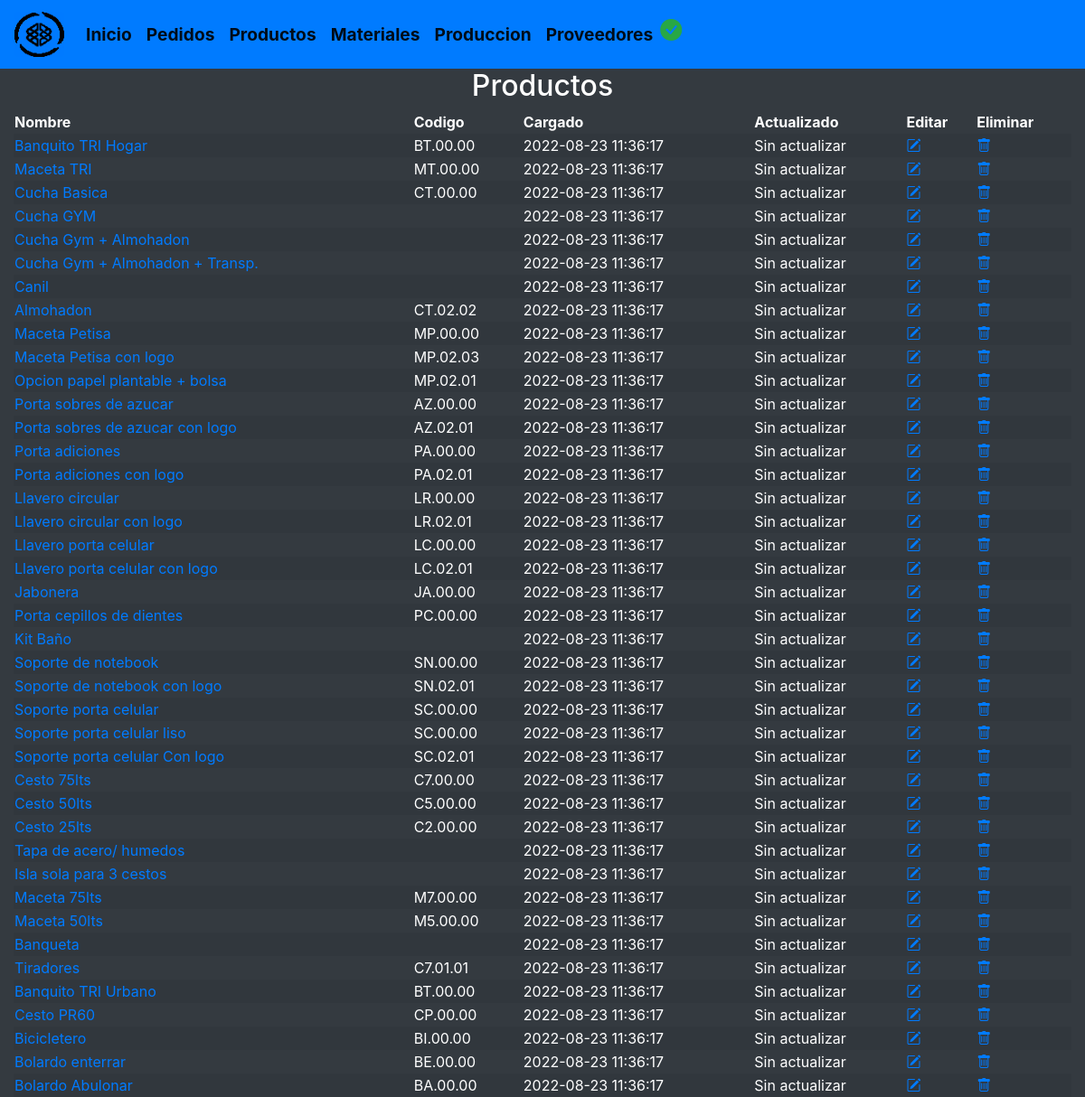
The app's page /verproducto.php with its own data.
### tables this page shows
create table productos(
	id_producto int unsigned auto_increment primary key,
	id_tipo_procesado int unsigned,
	id_categoria int unsigned,
	nomproducto varchar(150) not null,
	codigo varchar(20),
	creada_el TIMESTAMP DEFAULT CURRENT_TIMESTAMP,
  	actualizada_el TIMESTAMP DEFAULT CURRENT_TIMESTAMP,
	foreign key (id_tipo_procesado) references produccion(id_tipo_procesado),
	foreign key (id_categoria) references categoria(id_categoria)
);

### verproducto.php (the view, shortened to what this page needs)
<!DOCTYPE html>
<html lang="es">
	<?php include "modulos/head.php" ?>
	<body class="bg-dark text-white">
		<?php include "modulos/navheader.php" ?>
			<article class="col">
				<center>
					<h2>Productos</h2>
				</center>
				<table class="col table-striped">
					<thead>
						<tr>
							<th>Nombre</th>
							<th>Codigo</th>
							<th>Cargado</th>
							<th>Actualizado</th>
							<th>Editar</th>
							<th>Eliminar</th>
						</tr>
					</thead>
					<tbody>
						<?php
							include "db/conexion.php";
							$leer_sql='SELECT * FROM productos';
							$gsent = $cnn->prepare($leer_sql);
							$gsent->execute();
							$resultadotes = $gsent->fetchAll();
						    foreach ($resultadotes as $datote):
						?>
						<tr>
							<td><a href="verprecioproducto.php?id=<?php echo $datote['id_producto']; ?>"><?php echo $datote['nomproducto']; ?></a></td>
							<td><?php echo $datote['codigo']; ?></td>
						    <td><?php echo $datote['creada_el']; ?></td>
						    <td>
						    	<?php
						    		if($datote['creada_el']==$datote['actualizada_el'])
						    			{echo 'Sin actualizar';}
						    		else
						    			{echo $datote['actualizada_el'];}
						    	?>
						    </td>
							<td><a href="verproducto.php?idproducto=<?php echo $datote['id_producto']; ?>"><i class="bi bi-pencil-square"></i></a></td>
						    <td><a href="eliminarproducto.php?id=<?php echo $datote['id_producto']; ?>" onclick="return confirmar()"><i class="bi bi-trash"></i></a></td>
						</tr>
						<?php endforeach; ?>
					</tbody>
				</table>
			</article>
		</main>
	</body>
</html>

### records on screen
productos: nomproducto "Banquito TRI Hogar", codigo "BT.00.00", creada_el "2022-08-23 11:36:17", shows "Sin actualizar"
productos: nomproducto "Maceta TRI", codigo "MT.00.00", creada_el "2022-08-23 11:36:17", shows "Sin actualizar"
productos: nomproducto "Cucha Basica", codigo "CT.00.00", creada_el "2022-08-23 11:36:17", shows "Sin actualizar"
productos: nomproducto "Cucha GYM", creada_el "2022-08-23 11:36:17", shows "Sin actualizar"
productos: nomproducto "Cucha Gym + Almohadon", creada_el "2022-08-23 11:36:17", shows "Sin actualizar"
productos: nomproducto "Cucha Gym + Almohadon + Transp.", creada_el "2022-08-23 11:36:17", shows "Sin actualizar"
productos: nomproducto "Canil", creada_el "2022-08-23 11:36:17", shows "Sin actualizar"
productos: nomproducto "Almohadon", codigo "CT.02.02", creada_el "2022-08-23 11:36:17", shows "Sin actualizar"
productos: nomproducto "Maceta Petisa", codigo "MP.00.00", creada_el "2022-08-23 11:36:17", shows "Sin actualizar"
productos: nomproducto "Maceta Petisa con logo", codigo "MP.02.03", creada_el "2022-08-23 11:36:17", shows "Sin actualizar"
productos: nomproducto "Opcion papel plantable + bolsa", codigo "MP.02.01", creada_el "2022-08-23 11:36:17", shows "Sin actualizar"
productos: nomproducto "Porta sobres de azucar", codigo "AZ.00.00", creada_el "2022-08-23 11:36:17", shows "Sin actualizar"
productos: nomproducto "Porta sobres de azucar con logo", codigo "AZ.02.01", creada_el "2022-08-23 11:36:17", shows "Sin actualizar"
productos: nomproducto "Porta adiciones", codigo "PA.00.00", creada_el "2022-08-23 11:36:17", shows "Sin actualizar"
productos: nomproducto "Porta adiciones con logo", codigo "PA.02.01", creada_el "2022-08-23 11:36:17", shows "Sin actualizar"
productos: nomproducto "Llavero circular", codigo "LR.00.00", creada_el "2022-08-23 11:36:17", shows "Sin actualizar"
productos: nomproducto "Llavero circular con logo", codigo "LR.02.01", creada_el "2022-08-23 11:36:17", shows "Sin actualizar"
productos: nomproducto "Llavero porta celular", codigo "LC.00.00", creada_el "2022-08-23 11:36:17", shows "Sin actualizar"
productos: nomproducto "Llavero porta celular con logo", codigo "LC.02.01", creada_el "2022-08-23 11:36:17", shows "Sin actualizar"
productos: nomproducto "Jabonera", codigo "JA.00.00", creada_el "2022-08-23 11:36:17", shows "Sin actualizar"
productos: nomproducto "Porta cepillos de dientes", codigo "PC.00.00", creada_el "2022-08-23 11:36:17", shows "Sin actualizar"
productos: nomproducto "Kit Baño", creada_el "2022-08-23 11:36:17", shows "Sin actualizar"
productos: nomproducto "Soporte de notebook", codigo "SN.00.00", creada_el "2022-08-23 11:36:17", shows "Sin actualizar"
productos: nomproducto "Soporte de notebook con logo", codigo "SN.02.01", creada_el "2022-08-23 11:36:17", shows "Sin actualizar"
productos: nomproducto "Soporte porta celular", codigo "SC.00.00", creada_el "2022-08-23 11:36:17", shows "Sin actualizar"
productos: nomproducto "Soporte porta celular liso", codigo "SC.00.00", creada_el "2022-08-23 11:36:17", shows "Sin actualizar"
productos: nomproducto "Soporte porta celular Con logo", codigo "SC.02.01", creada_el "2022-08-23 11:36:17", shows "Sin actualizar"
productos: nomproducto "Cesto 75lts", codigo "C7.00.00", creada_el "2022-08-23 11:36:17", shows "Sin actualizar"
productos: nomproducto "Cesto 50lts", codigo "C5.00.00", creada_el "2022-08-23 11:36:17", shows "Sin actualizar"
productos: nomproducto "Cesto 25lts", codigo "C2.00.00", creada_el "2022-08-23 11:36:17", shows "Sin actualizar"
productos: nomproducto "Tapa de acero/ humedos", creada_el "2022-08-23 11:36:17", shows "Sin actualizar"
productos: nomproducto "Isla sola para 3 cestos", creada_el "2022-08-23 11:36:17", shows "Sin actualizar"
productos: nomproducto "Maceta 75lts", codigo "M7.00.00", creada_el "2022-08-23 11:36:17", shows "Sin actualizar"
productos: nomproducto "Maceta 50lts", codigo "M5.00.00", creada_el "2022-08-23 11:36:17", shows "Sin actualizar"
productos: nomproducto "Banqueta", creada_el "2022-08-23 11:36:17", shows "Sin actualizar"
productos: nomproducto "Tiradores", codigo "C7.01.01", creada_el "2022-08-23 11:36:17", shows "Sin actualizar"
productos: nomproducto "Banquito TRI Urbano", codigo "BT.00.00", creada_el "2022-08-23 11:36:17", shows "Sin actualizar"
productos: nomproducto "Cesto PR60", codigo "CP.00.00", creada_el "2022-08-23 11:36:17", shows "Sin actualizar"
productos: nomproducto "Bicicletero", codigo "BI.00.00", creada_el "2022-08-23 11:36:17", shows "Sin actualizar"
productos: nomproducto "Bolardo enterrar", codigo "BE.00.00", creada_el "2022-08-23 11:36:17", shows "Sin actualizar"
productos: nomproducto "Bolardo Abulonar", codigo "BA.00.00", creada_el "2022-08-23 11:36:17", shows "Sin actualizar"
